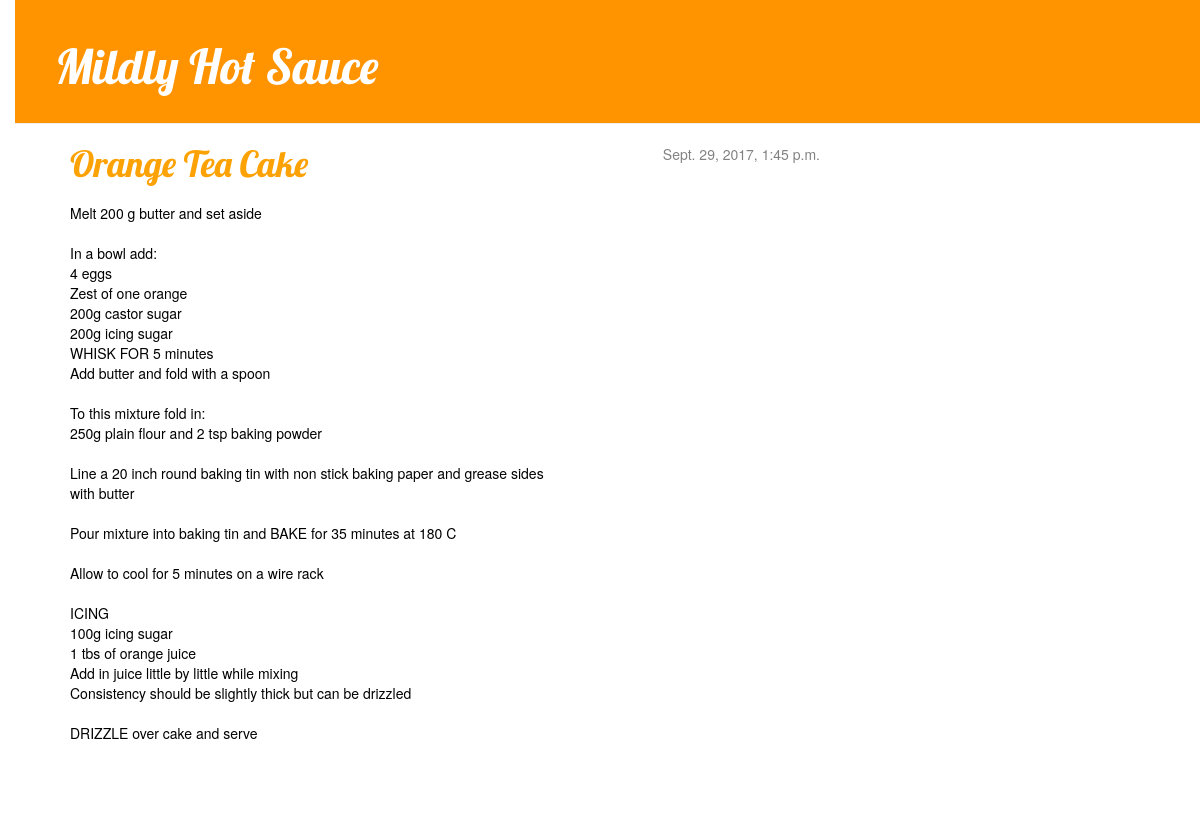
Screenshot of /blog/post/9/ with the database file from the repository.
### blog/models.py (models this page shows, shortened)
class Post(models.Model):
    author = models.ForeignKey('auth.User')
    title = models.CharField(max_length=200)
    text = models.TextField()
    created_date = models.DateTimeField(default=timezone.now)
    published_date = models.DateTimeField(blank=True, null=True)

### blog/views.py (the view)
# urls.py: url(r'^post/(?P<pk>\d+)/$', views.post_detail, name="post_detail"),
def post_detail(request, pk):
    post = get_object_or_404(Post, pk=pk)
    return render(request, 'blog/post_detail.html', {'post': post})

### blog/templates/blog/post_detail.html (shortened to what this page needs)
{% extends 'blog/base.html' %}
{% block content %}
    <div class="post">
        <h1>{{ post.title }}</h1>
        {% if post.published_date %}
            <div class="date">{{ post.published_date }}</div>
            {% endif %}
        <br><br>
        <p>{{ post.text|linebreaksbr }}</p>
    </div>
{% endblock %}

### blog/static/css/blog.css (style rules this page uses)
body { padding-left: 15px; }
h1, h2, h3, h4 { font-family: 'Lobster', cursive; }
.date { color: #828282; float: right; }
.post { margin-bottom: 70px; color: #000000; }
.post h1, .post h1 a, .post .date { display:inline; }
.post h1 { color: #FCA205; }

### rows the page displays
Post: title "Orange Tea Cake", published_date "Sept. 29, 2017, 1:45 p.m.", text "Melt 200 g butter and set aside In a bowl add: 4 eggs Zest of one orange 200g castor sugar 200g icing sugar WHISK FOR 5 minutes Add butter and fold with a spoon To this mixture fold in: 250g plain flour and 2 tsp baking powder Line a 20 inch round baking tin with non stick baking paper and grease sides with butter Pour mixture into baking tin and BAKE for 35 minutes at 180 C Allow to cool for 5 minutes on a wire rack ICING 100g icing sugar 1 tbs of orange juice Add in juice little by little while mixing Consistency should be slightly thick but can be drizzled DRIZZLE over cake and serve"
